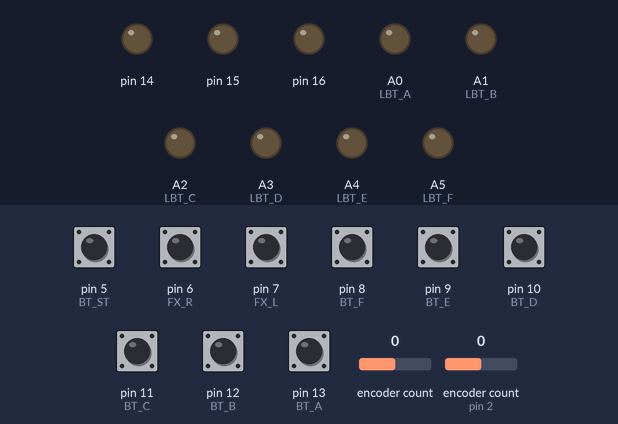
Simulated run of this sketch. Board: Arduino Leonardo, built with avr-gcc and run on an emulated ATmega32U4. On the bench: output pins drawn as LEDs (lit = HIGH). The inputs (shaded band) are chosen by the test bench; at power-on: pin 5 (BT_ST), pin 6 (FX_R), pin 7 (FX_L), pin 8 (BT_F), pin 9 (BT_E), pin 10 (BT_D), pin 11 (BT_C), pin 12 (BT_B), pin 13 (BT_A) HIGH, encoder count 0, encoder count (sensor on pin 2) 0. USB keyboard and mouse output is not drawn.

Above: at 1.2 s.
1.3 s: pin 5 (BT_ST) pulled LOW for 0.15 s
At 1.37 s:
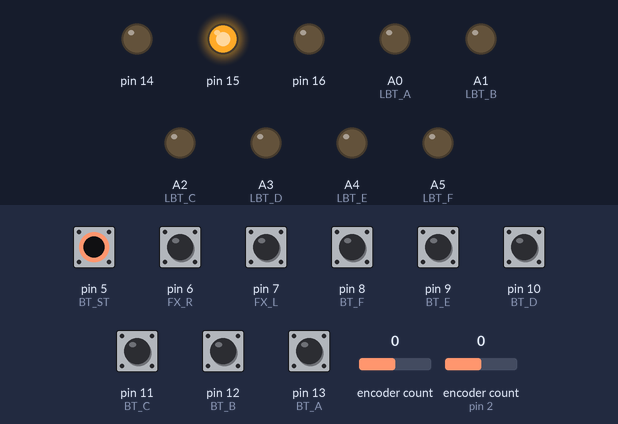
2.9 s: pin 6 (FX_R) pulled LOW for 0.15 s
At 2.97 s:
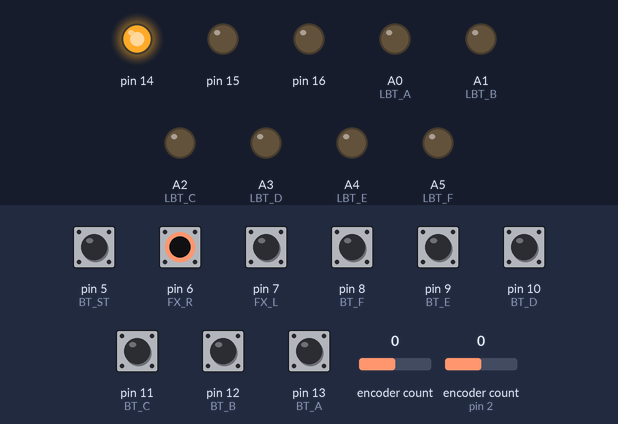
4.5 s: pin 7 (FX_L) pulled LOW for 0.15 s
At 4.57 s:
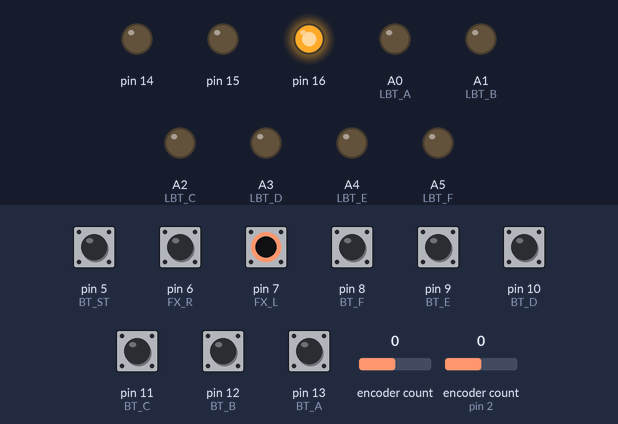
6.1 s: pin 8 (BT_F) pulled LOW for 0.15 s
At 6.17 s:
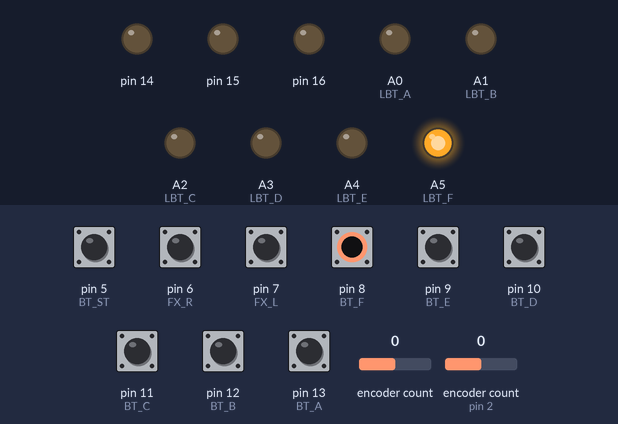
7.7 s: pin 9 (BT_E) pulled LOW for 0.15 s
At 7.77 s:
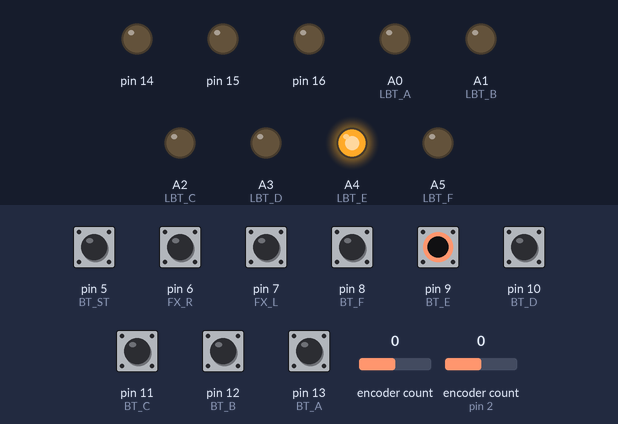
9.3 s: pin 10 (BT_D) pulled LOW for 0.15 s
At 9.37 s:
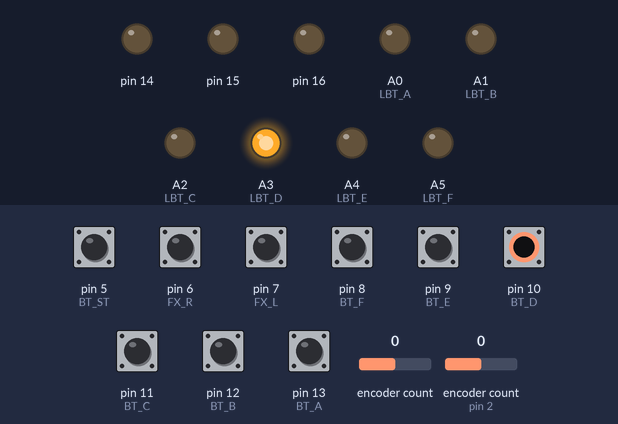
Timing chart, 0 to 11.9 s (numbered marks = the images above; inputs shaded):
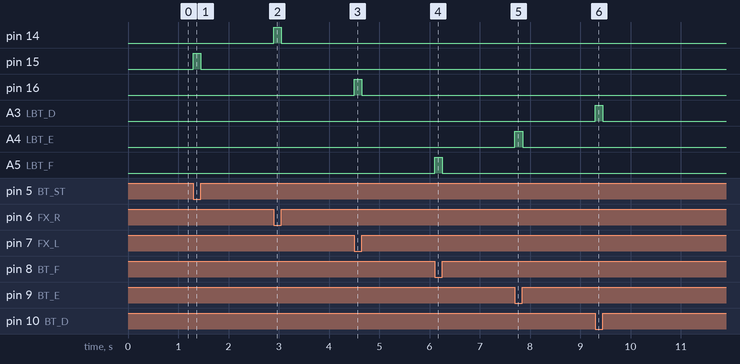

Measured:
- after the input at 1.3 s, pin 15: LOW → HIGH at once, → LOW 0.15 s later
- after the input at 2.9 s, pin 14: LOW → HIGH at once, → LOW 0.15 s later
- after the input at 4.5 s, pin 16: LOW → HIGH at once, → LOW 0.15 s later
- after the input at 6.1 s, A5 (LBT_F): LOW → HIGH at once, → LOW 0.15 s later
- after the input at 7.7 s, A4 (LBT_E): LOW → HIGH at once, → LOW 0.15 s later
- after the input at 9.3 s, A3 (LBT_D): LOW → HIGH at once, → LOW 0.15 s later

The sketch:

SDVX_keyboard.ino
```cpp
#include <Keyboard.h>
#define BT_A 13
#define BT_B 12
#define BT_C 11
#define BT_D 10
#define BT_E 9
#define BT_F 8
#define FX_L 7
#define FX_R 6
#define BT_ST 5

#define LBT_A A0
#define LBT_B A1
#define LBT_C A2
#define LBT_D A3
#define LBT_E A4
#define LBT_F A5
#define LFX_L MOSI
#define LFX_R MISO
#define LBT_ST SCK

#include "Encoder.h"
Encoder enc1(0, 1);
Encoder enc2(2, 3);
int16_t knob1 = 0;
int16_t knob2 = 0;
int8_t old_knob1 = 0;
int8_t old_knob2 = 0;

void setup()
{
  pinMode(BT_A, INPUT);
  pinMode(BT_B, INPUT);
  pinMode(BT_C, INPUT);
  pinMode(BT_D, INPUT);
  pinMode(BT_E, INPUT);
  pinMode(BT_F, INPUT);
  pinMode(FX_L, INPUT);
  pinMode(FX_R, INPUT);
  pinMode(BT_ST, INPUT);

  pinMode(LBT_A, OUTPUT);
  pinMode(LBT_B, OUTPUT);
  pinMode(LBT_C, OUTPUT);
  pinMode(LBT_D, OUTPUT);
  pinMode(LBT_E, OUTPUT);
  pinMode(LBT_F, OUTPUT);
  pinMode(LFX_L, OUTPUT);
  pinMode(LFX_R, OUTPUT);
  pinMode(LBT_ST, OUTPUT);

  digitalWrite(BT_A, HIGH);
  digitalWrite(BT_B, HIGH);
  digitalWrite(BT_C, HIGH);
  digitalWrite(BT_D, HIGH);
  digitalWrite(BT_E, HIGH);
  digitalWrite(BT_F, HIGH);
  digitalWrite(FX_L, HIGH);
  digitalWrite(FX_R, HIGH);
  digitalWrite(BT_ST, HIGH);

  Keyboard.begin();
  Keyboard.releaseAll();
}

void loop()
{
  knob1 = enc1.read();
  knob2 = enc2.read();

  update_knobs();

  if (digitalRead(BT_A) == LOW)
  {
    Keyboard.press('s');
    digitalWrite(LBT_A, HIGH);
  }
  else
  {
    Keyboard.release('s');
    digitalWrite(LBT_A, LOW);
  }

  if (digitalRead(BT_B) == LOW)
  {
    Keyboard.press('d');
    digitalWrite(LBT_B, HIGH);
  }
  else
  {
    Keyboard.release('d');
    digitalWrite(LBT_B, LOW);
  }

  if (digitalRead(BT_C) == LOW)
  {
    Keyboard.press('l');
    digitalWrite(LBT_C, HIGH);
  }
  else
  {
    Keyboard.release('l');
    digitalWrite(LBT_C, LOW);
  }

  if (digitalRead(BT_D) == LOW)
  {
    Keyboard.press(';');
    digitalWrite(LBT_D, HIGH);
  }
  else
  {
    Keyboard.release(';');
    digitalWrite(LBT_D, LOW);
  }

  if (digitalRead(BT_E) == LOW)
  {
    Keyboard.press('a');
    digitalWrite(LBT_E, HIGH);
  }
  else
  {
    Keyboard.release('a');
    digitalWrite(LBT_E, LOW);
  }

  if (digitalRead(BT_F) == LOW)
  {
    Keyboard.press('k');
    digitalWrite(LBT_F, HIGH);
  }
  else
  {
    Keyboard.release('k');
    digitalWrite(LBT_F, LOW);
  }

  if (digitalRead(FX_L) == LOW)
  {
    Keyboard.press('c');
    digitalWrite(LFX_L, HIGH);
  }
  else
  {
    Keyboard.release('c');
    digitalWrite(LFX_L, LOW);
  }

  if (digitalRead(FX_R) == LOW)
  {
    Keyboard.press('m');
    digitalWrite(LFX_R, HIGH);
  }
  else
  {
    Keyboard.release('m');
    digitalWrite(LFX_R, LOW);
  }

  if (digitalRead(BT_ST) == LOW)
  {
    Keyboard.press(KEY_RETURN);
    digitalWrite(LBT_ST, HIGH);
  }
  else
  {
    Keyboard.release(KEY_RETURN);
    digitalWrite(LBT_ST, LOW);
  }
}

void update_knobs()
{
  if (knob1 != old_knob1)
  {
    if (knob1 < old_knob1)
    {
      Keyboard.press('w');
      Keyboard.release('q');
    }
    else
    {
      Keyboard.press('q');
      Keyboard.release('w');
    }

    if ((old_knob1 = knob1) != knob1)
    {
      enc1.write(old_knob1);
    }
  }
  else
  {
    Keyboard.release('q');
    Keyboard.release('w');
  }


  if (knob2 != old_knob2)
  {
    if (knob2 > old_knob2)
    {
      Keyboard.press('o');
      Keyboard.release('p');
    }
    else
    {
      Keyboard.press('p');
      Keyboard.release('o');
    }


    if ((old_knob2 = knob2) != knob2)
    {
      enc2.write(old_knob2);
    }
  }

  else
  {
    Keyboard.release('o');
    Keyboard.release('p');
  }
}
```
